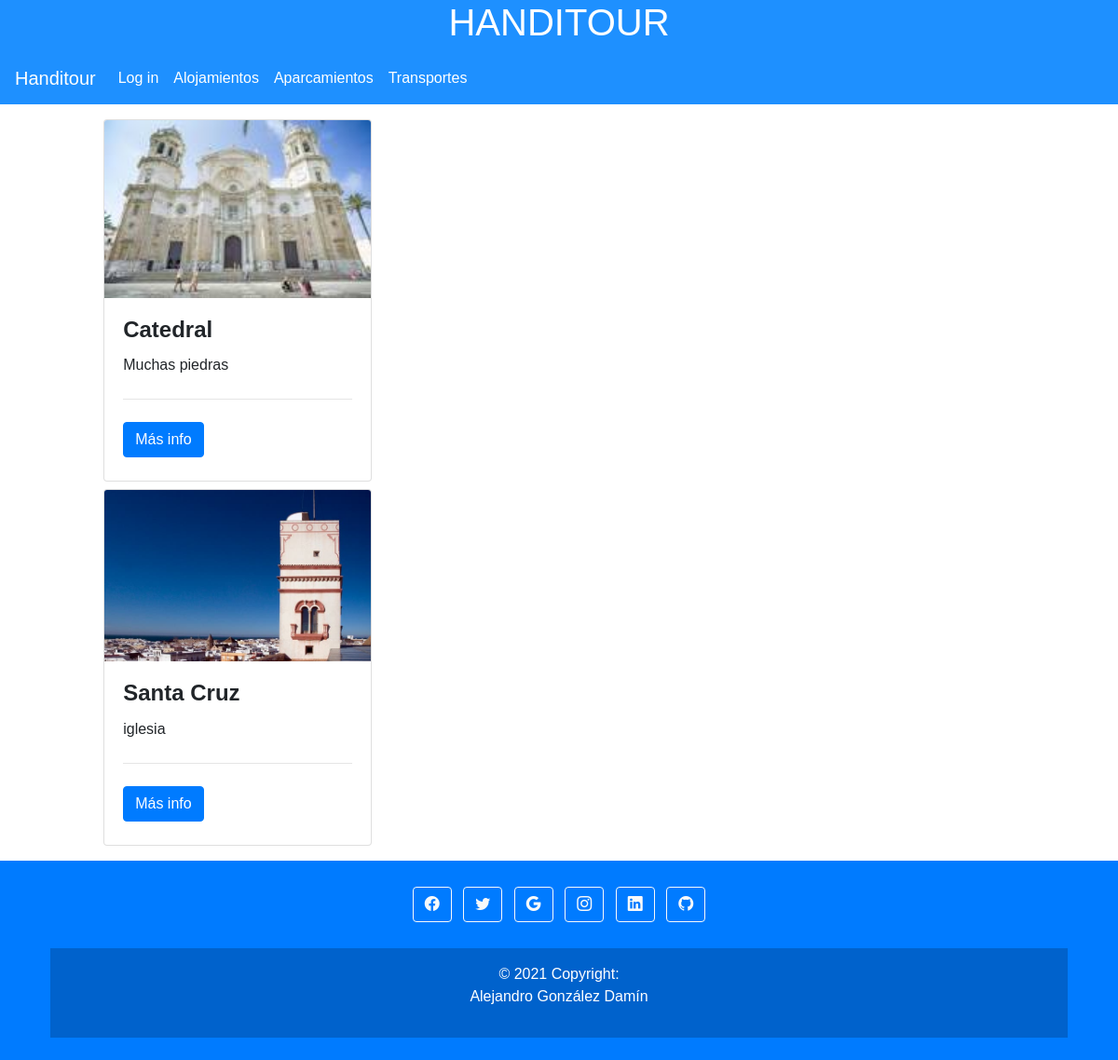
/ciudad/1/, run on the app's committed database.
### handitour/models.py (models this page shows, shortened)
class Monumento(models.Model):
    nombre = models.CharField(max_length=30)
    agno_inaguracion = models.CharField(max_length=9)
    historia = models.TextField(max_length=500)
    localizacion = models.CharField(max_length=100)
    precio_pers = models.DecimalField(default=0, max_digits=4, decimal_places=2)
    precio_disc = models.DecimalField(default=0, max_digits=4, decimal_places=2)
    barrio = models.ForeignKey("Barrio", null = True, on_delete=models.CASCADE)
    foto = models.FileField(null=True, upload_to="img/monumento")
    def get_absolute_url(self):
        return reverse("handitour:monumento_detalle", args=[self.id])

### handitour/views.py (the view)
# urls.py: path('ciudad/<id>/', views.ciudad_monumento, name="ciudad_monumento"),
def ciudad_monumento(request, id):
    ciudad = get_object_or_404(Ciudad, id=id)
    monumentos = Monumento.objects.filter(barrio__ciudad=ciudad)
    return render(request, "ciudad.html", {"monumentos": monumentos, "encabezado": "HANDITOUR", "ciudad":  ciudad})

### handitour/models.py (called while the page is built)
    def __str__(self):
        return self.nombre

### handitour/templates/ciudad.html (shortened to what this page needs)
{% extends "base.html" %}
{% block nav %}
    <a class="nav-link" href="/alojamientos/{{ ciudad.id }}">Alojamientos</a>
    <a class="nav-link" href="/aparcamientos/{{ ciudad.id }}">Aparcamientos</a>
    <a class="nav-link" href="/transportes/{{ ciudad.id }}">Transportes</a>
{% endblock %}
{% block content %}
    <div class="row">
             <div class="col-sm-12 col-md-4 mt-3">
                 {% for monumento in monumentos %}
                <div class="card booking-card">
                  <div class="view overlay">
                    <img class="card-img-top" src="{{ monumento.foto.url }}" alt="Card image cap">
                  </div>
                  <div class="card-body">
                    <h4 class="card-title font-weight-bold" id="loca"><a>{{ monumento.nombre }}</a></h4>
                     <p class="card-text">{{ monumento.historia }}</p>
                    <hr class="my-4">
                    <a href="{{ monumento.get_absolute_url }}" class="btn btn-primary">Más info</a>
                  </div>
                </div>
    {% endfor %}
    </div>
    <div class="col-md-8 mt-3">
        <div id="mapa">
        </div>
    </div>
    </div>
{% endblock %}

### handitour/templates/base.html (shortened to what this page needs)
{% load static %}
<!DOCTYPE html>
<html>
    <head>
        <link rel="stylesheet" href="https://stackpath.bootstrapcdn.com/bootstrap/4.3.1/css/bootstrap.min.css">
        <link rel="stylesheet" href="https://cdn.jsdelivr.net/npm/bootstrap-icons@1.4.1/font/bootstrap-icons.css">
        <link href="/static/css/estilos.css" rel="stylesheet">
    </head>
    <body>
        <header>
          <h1>{{encabezado}}</h1>
            <nav class="navbar navbar-expand-lg navbar-light bg-dodgerblue">
              <a class="navbar-brand" href="/inicio">Handitour</a>
              <div class="collapse navbar-collapse" id="navbarNavAltMarkup">
                <div class="navbar-nav">
                    {% if user.is_authenticated %}
                        <a class="nav-link" href="/logout">Log out <span class="sr-only">(current)</span></a>
                    {% else %}
                        <a class="nav-link" href="/autenticacion">Log in <span class="sr-only">(current)</span></a>
                    {% endif %}
                    {% block nav %}{% endblock %}
                </div>
              </div>
            </nav>
       </header>
        <div class="container-fluid mb-2">
            {% block content %}{% endblock %}
        </div>
    <footer class="bg-primary text-center text-white">
      <div class="container p-4">
        <section class="mb-4">
          <a class="btn btn-outline-light btn-floating m-1" href="#!" role="button"
            ><i class="bi bi-facebook"></i></a>
          <a class="btn btn-outline-light btn-floating m-1" href="#!" role="button"
            ><i class="bi bi-twitter"></i></a>
            <a class="btn btn-outline-light btn-floating m-1" href="#!" role="button"
            ><i class="bi bi-google"></i></a>
          <a class="btn btn-outline-light btn-floating m-1" href="#!" role="button"
            ><i class="bi bi-instagram"></i></a>
            <a class="btn btn-outline-light btn-floating m-1" href="#!" role="button"
            ><i class="bi bi-linkedin"></i></a>
          <a class="btn btn-outline-light btn-floating m-1" href="#!" role="button"
            ><i class="bi bi-github"></i></a>
        </section>
      <div class="text-center p-3">
        © 2021 Copyright:
        <p class="text-white">Alejandro González Damín</p>
      </div>
      </div>
    </footer>
    </body>
</html>

### handitour/static/css/estilos.css (style rules this page uses)
* { font-family: 'Noto Sans JP', sans-serif !important; }
header { background-color: dodgerblue; text-align: center; width: 100%; }
.container-fluid { min-height: 65vh; }
header h1 { color: white; }
.navbar-light .navbar-brand { color: white; }
.navbar-expand-lg .navbar-nav .nav-link { color: white; }
.card { width: 18rem; margin-right: 2%; margin-bottom: 2%; margin-left: 26%; display: flex; }
.col-sm-12.col-md-4.mt-3 { height: 60%; width: 100%; overflow: scroll; }
#mapa { height: 95%; width: 100%; min-height: 65vh; }
.text-center.p-3 { background-color: rgba(0, 0, 0, 0.2); }
.btn.btn-primary { margin-bottom: 5px; }

### data on the page
Monumento: foto (picture), nombre "Catedral", historia "Muchas piedras"
Monumento: foto (picture), nombre "Santa Cruz", historia "iglesia"

### other printed values
{{ encabezado }} "HANDITOUR"
